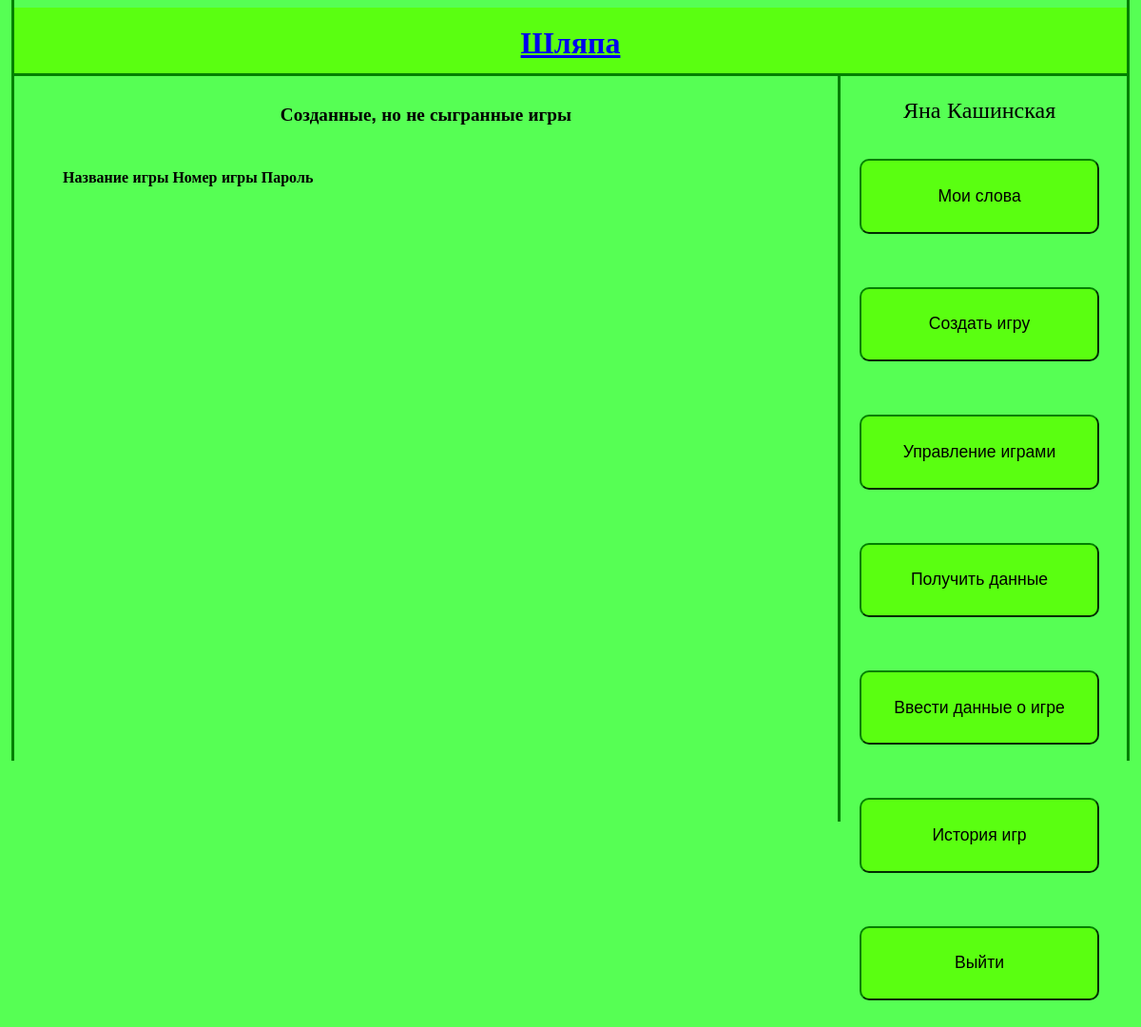
The app's page /queue_games/ (signed in), older data.
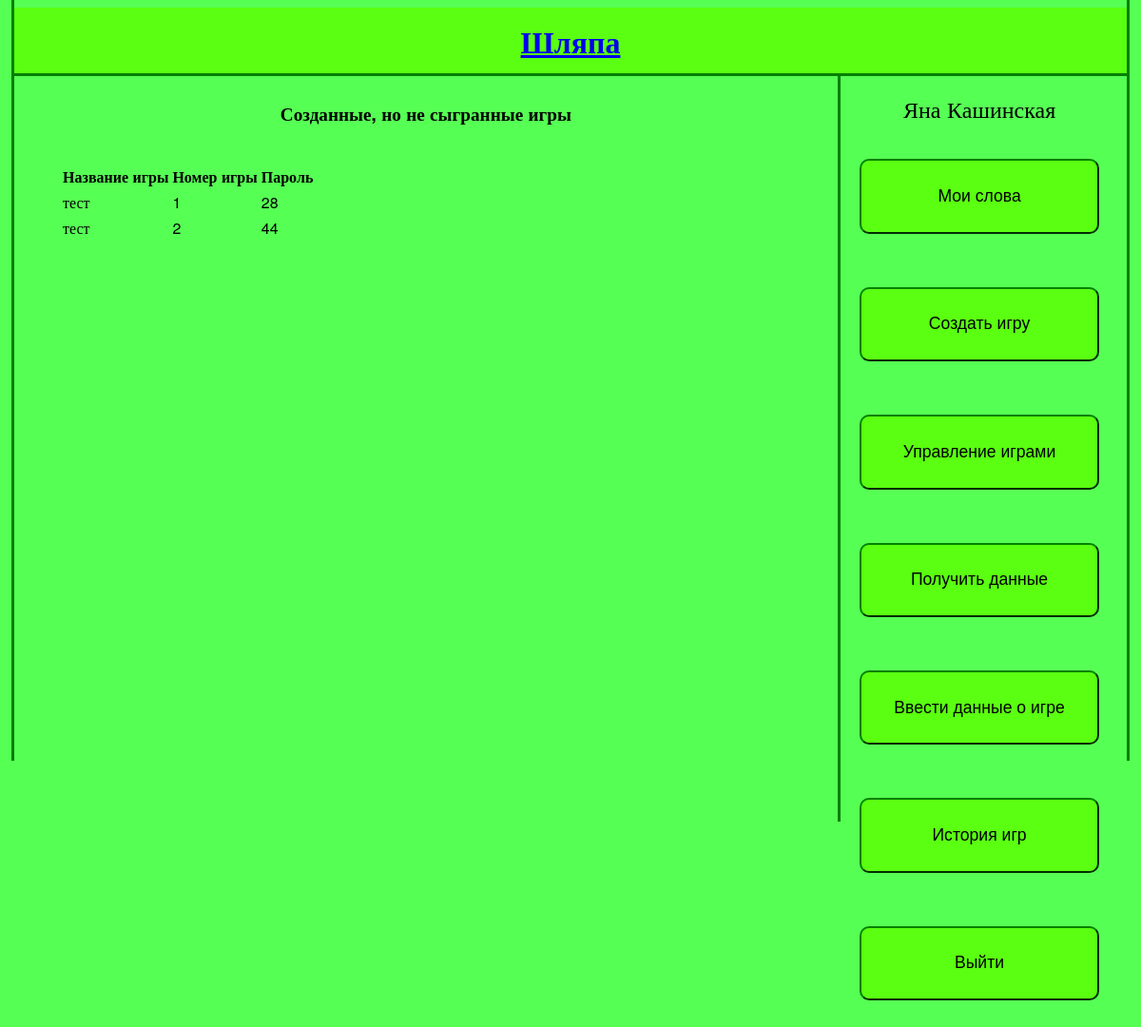
The same page, newer data.
### game/models.py (models this page shows, shortened)
class Game(models.Model):
	name = models.CharField(max_length = 100)
	password = models.IntegerField()
	creator = models.ForeignKey(User, related_name='creator')
	user = models.ManyToManyField(User, related_name='user')

### views.py (the view)
# urls.py: url(r'^queue_games/$', queue_games),
def queue_games(request):
	games = Game.objects.filter(creator = request.user)
	return render_to_response('queue_games.html', {'games':games},context_instance=RequestContext(request))

### templates/queue_games.html (shortened to what this page needs)
{% extends "base.html" %}
{% block main %}
<p>
	<h1> Созданные, но не сыгранные игры </h1>
	<div id="request_words">
		<table>
		<tr>
		<th> Название игры </th> <th> Номер игры </th> <th> Пароль </th>
		</tr>
		{%for game in games%}
		<tr>
			<td> {{game.name}} </td> <td> {{game.id}}</td><td> {{game.password}} </td>
		</tr>
		{%endfor%}
		</table>
	</div>
</p>
{% endblock %}

Row changes from the older to the newer data that the page shows:
now on this page (row edited): Game: name "тест", id "1", password "28"
now on this page (row edited): Game: name "тест", id "2", password "44"
